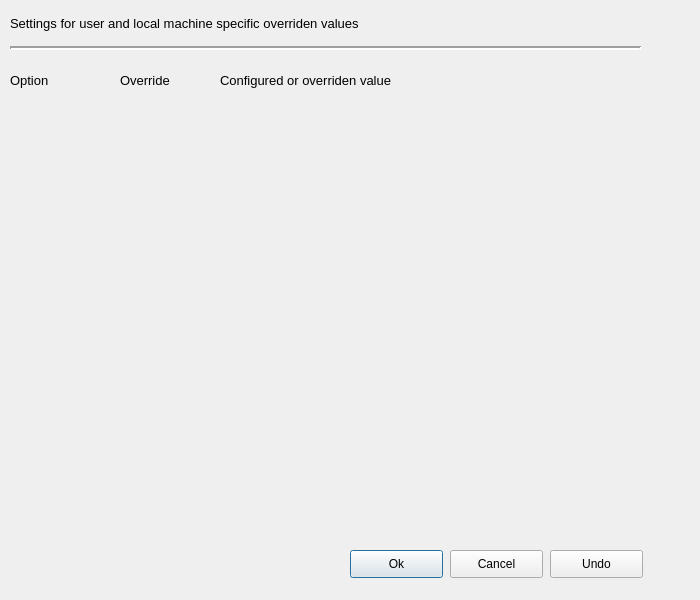
<?xml version="1.0" encoding="UTF-8"?>
<ui version="4.0">
 <class>DmsConfigOptionsWindow</class>
 <widget class="QDialog" name="DmsConfigOptionsWindow">
  <property name="geometry">
   <rect>
    <x>0</x>
    <y>0</y>
    <width>700</width>
    <height>600</height>
   </rect>
  </property>
  <property name="windowTitle">
   <string>Dialog</string>
  </property>
  <widget class="QLabel" name="lbl_title">
   <property name="geometry">
    <rect>
     <x>10</x>
     <y>10</y>
     <width>446</width>
     <height>42</height>
    </rect>
   </property>
   <property name="font">
    <font>
     <family>MS Shell Dlg 2</family>
     <pointsize>10</pointsize>
    </font>
   </property>
   <property name="text">
    <string>Settings for user and local machine specific overriden values
</string>
   </property>
  </widget>
  <widget class="Line" name="line">
   <property name="geometry">
    <rect>
     <x>10</x>
     <y>40</y>
     <width>631</width>
     <height>16</height>
    </rect>
   </property>
   <property name="sizePolicy">
    <sizepolicy hsizetype="Minimum" vsizetype="Fixed">
     <horstretch>0</horstretch>
     <verstretch>0</verstretch>
    </sizepolicy>
   </property>
   <property name="frameShadow">
    <enum>QFrame::Sunken</enum>
   </property>
   <property name="lineWidth">
    <number>2</number>
   </property>
   <property name="orientation">
    <enum>Qt::Horizontal</enum>
   </property>
  </widget>
  <widget class="QLabel" name="lbl_option">
   <property name="geometry">
    <rect>
     <x>10</x>
     <y>70</y>
     <width>49</width>
     <height>21</height>
    </rect>
   </property>
   <property name="font">
    <font>
     <family>MS Shell Dlg 2</family>
     <pointsize>10</pointsize>
    </font>
   </property>
   <property name="text">
    <string>Option</string>
   </property>
  </widget>
  <widget class="QLabel" name="lbl_override">
   <property name="geometry">
    <rect>
     <x>120</x>
     <y>70</y>
     <width>63</width>
     <height>21</height>
    </rect>
   </property>
   <property name="font">
    <font>
     <family>MS Shell Dlg 2</family>
     <pointsize>10</pointsize>
    </font>
   </property>
   <property name="text">
    <string>Override</string>
   </property>
  </widget>
  <widget class="QLabel" name="lbl_configured_or_overridden_value">
   <property name="geometry">
    <rect>
     <x>220</x>
     <y>70</y>
     <width>217</width>
     <height>21</height>
    </rect>
   </property>
   <property name="font">
    <font>
     <family>MS Shell Dlg 2</family>
     <pointsize>10</pointsize>
    </font>
   </property>
   <property name="text">
    <string>Configured or overriden value</string>
   </property>
  </widget>
  <widget class="QPushButton" name="m_ok">
   <property name="geometry">
    <rect>
     <x>350</x>
     <y>550</y>
     <width>93</width>
     <height>28</height>
    </rect>
   </property>
   <property name="text">
    <string>Ok</string>
   </property>
  </widget>
  <widget class="QPushButton" name="m_cancel">
   <property name="geometry">
    <rect>
     <x>450</x>
     <y>550</y>
     <width>93</width>
     <height>28</height>
    </rect>
   </property>
   <property name="text">
    <string>Cancel</string>
   </property>
  </widget>
  <widget class="QPushButton" name="m_undo">
   <property name="geometry">
    <rect>
     <x>550</x>
     <y>550</y>
     <width>93</width>
     <height>28</height>
    </rect>
   </property>
   <property name="text">
    <string>Undo</string>
   </property>
  </widget>
 </widget>
 <resources/>
 <connections/>
</ui>
